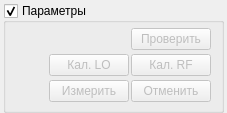
<?xml version="1.0" encoding="UTF-8"?>
<ui version="4.0">
 <class>widgetMeasure</class>
 <widget class="QWidget" name="widgetMeasure">
  <property name="geometry">
   <rect>
    <x>0</x>
    <y>0</y>
    <width>218</width>
    <height>113</height>
   </rect>
  </property>
  <property name="windowTitle">
   <string>Form</string>
  </property>
  <layout class="QVBoxLayout" name="layparams">
   <property name="leftMargin">
    <number>3</number>
   </property>
   <property name="topMargin">
    <number>3</number>
   </property>
   <property name="rightMargin">
    <number>3</number>
   </property>
   <property name="bottomMargin">
    <number>0</number>
   </property>
   <item>
    <widget class="QGroupBox" name="grpParams">
     <property name="sizePolicy">
      <sizepolicy hsizetype="Minimum" vsizetype="Minimum">
       <horstretch>0</horstretch>
       <verstretch>0</verstretch>
      </sizepolicy>
     </property>
     <property name="minimumSize">
      <size>
       <width>0</width>
       <height>0</height>
      </size>
     </property>
     <property name="title">
      <string>Параметры</string>
     </property>
     <property name="checkable">
      <bool>true</bool>
     </property>
     <layout class="QVBoxLayout" name="verticalLayout">
      <property name="spacing">
       <number>3</number>
      </property>
      <property name="leftMargin">
       <number>3</number>
      </property>
      <property name="topMargin">
       <number>3</number>
      </property>
      <property name="rightMargin">
       <number>2</number>
      </property>
      <property name="bottomMargin">
       <number>6</number>
      </property>
      <item>
       <widget class="QWidget" name="widgetContainer" native="true">
        <layout class="QVBoxLayout" name="layParams">
         <property name="spacing">
          <number>2</number>
         </property>
         <property name="leftMargin">
          <number>0</number>
         </property>
         <property name="topMargin">
          <number>0</number>
         </property>
         <property name="rightMargin">
          <number>0</number>
         </property>
         <property name="bottomMargin">
          <number>0</number>
         </property>
         <item>
          <layout class="QHBoxLayout" name="horizontalLayout_2">
           <property name="leftMargin">
            <number>0</number>
           </property>
           <property name="topMargin">
            <number>0</number>
           </property>
           <property name="rightMargin">
            <number>8</number>
           </property>
           <property name="bottomMargin">
            <number>0</number>
           </property>
           <item>
            <spacer name="horizontalSpacer_2">
             <property name="orientation">
              <enum>Qt::Horizontal</enum>
             </property>
             <property name="sizeHint" stdset="0">
              <size>
               <width>40</width>
               <height>20</height>
              </size>
             </property>
            </spacer>
           </item>
           <item>
            <widget class="QPushButton" name="btnCheck">
             <property name="enabled">
              <bool>false</bool>
             </property>
             <property name="text">
              <string>Проверить</string>
             </property>
            </widget>
           </item>
          </layout>
         </item>
         <item>
          <layout class="QHBoxLayout" name="horizontalLayout_3">
           <property name="leftMargin">
            <number>0</number>
           </property>
           <property name="topMargin">
            <number>0</number>
           </property>
           <property name="rightMargin">
            <number>8</number>
           </property>
           <property name="bottomMargin">
            <number>0</number>
           </property>
           <item>
            <spacer name="horizontalSpacer_3">
             <property name="orientation">
              <enum>Qt::Horizontal</enum>
             </property>
             <property name="sizeHint" stdset="0">
              <size>
               <width>40</width>
               <height>20</height>
              </size>
             </property>
            </spacer>
           </item>
           <item>
            <widget class="QPushButton" name="btnCalibrateLO">
             <property name="enabled">
              <bool>false</bool>
             </property>
             <property name="text">
              <string>Кал. LO</string>
             </property>
            </widget>
           </item>
           <item>
            <widget class="QPushButton" name="btnCalibrateRF">
             <property name="enabled">
              <bool>false</bool>
             </property>
             <property name="text">
              <string>Кал. RF</string>
             </property>
            </widget>
           </item>
          </layout>
         </item>
         <item>
          <layout class="QHBoxLayout" name="horizontalLayout">
           <property name="rightMargin">
            <number>8</number>
           </property>
           <item>
            <spacer name="horizontalSpacer">
             <property name="orientation">
              <enum>Qt::Horizontal</enum>
             </property>
             <property name="sizeHint" stdset="0">
              <size>
               <width>40</width>
               <height>20</height>
              </size>
             </property>
            </spacer>
           </item>
           <item>
            <widget class="QPushButton" name="btnMeasure">
             <property name="enabled">
              <bool>false</bool>
             </property>
             <property name="text">
              <string>Измерить</string>
             </property>
            </widget>
           </item>
           <item>
            <widget class="QPushButton" name="btnCancel">
             <property name="enabled">
              <bool>false</bool>
             </property>
             <property name="text">
              <string>Отменить</string>
             </property>
            </widget>
           </item>
          </layout>
         </item>
        </layout>
       </widget>
      </item>
     </layout>
    </widget>
   </item>
  </layout>
 </widget>
 <resources/>
 <connections/>
</ui>
